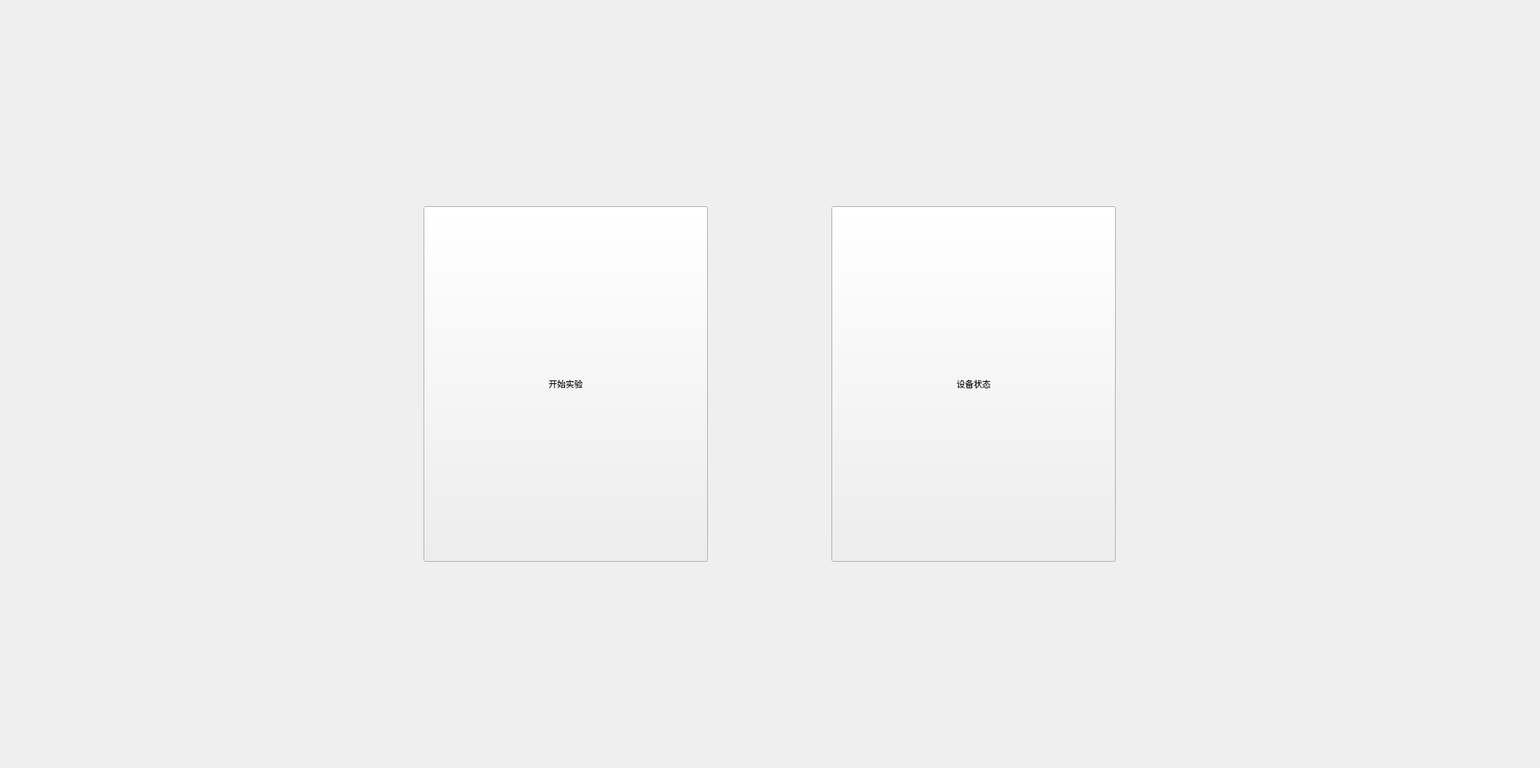
<?xml version="1.0" encoding="UTF-8"?>
<ui version="4.0">
 <class>MainWindow</class>
 <widget class="QMainWindow" name="MainWindow">
  <property name="geometry">
   <rect>
    <x>0</x>
    <y>0</y>
    <width>2167</width>
    <height>1080</height>
   </rect>
  </property>
  <property name="sizePolicy">
   <sizepolicy hsizetype="Fixed" vsizetype="Fixed">
    <horstretch>0</horstretch>
    <verstretch>0</verstretch>
   </sizepolicy>
  </property>
  <property name="minimumSize">
   <size>
    <width>1920</width>
    <height>1080</height>
   </size>
  </property>
  <property name="windowTitle">
   <string>NeuroStudent采集系统</string>
  </property>
  <widget class="QWidget" name="centralwidget">
   <layout class="QGridLayout" name="gridLayout">
    <item row="0" column="0">
     <layout class="QHBoxLayout" name="horizontalLayout">
      <item>
       <widget class="QPushButton" name="startExp">
        <property name="sizePolicy">
         <sizepolicy hsizetype="Fixed" vsizetype="Fixed">
          <horstretch>0</horstretch>
          <verstretch>0</verstretch>
         </sizepolicy>
        </property>
        <property name="minimumSize">
         <size>
          <width>400</width>
          <height>500</height>
         </size>
        </property>
        <property name="text">
         <string>开始实验</string>
        </property>
       </widget>
      </item>
      <item>
       <spacer name="horizontalSpacer">
        <property name="orientation">
         <enum>Qt::Horizontal</enum>
        </property>
        <property name="sizeType">
         <enum>QSizePolicy::Fixed</enum>
        </property>
        <property name="sizeHint" stdset="0">
         <size>
          <width>168</width>
          <height>20</height>
         </size>
        </property>
       </spacer>
      </item>
      <item>
       <widget class="QPushButton" name="deviceSta">
        <property name="sizePolicy">
         <sizepolicy hsizetype="Fixed" vsizetype="Fixed">
          <horstretch>0</horstretch>
          <verstretch>0</verstretch>
         </sizepolicy>
        </property>
        <property name="minimumSize">
         <size>
          <width>400</width>
          <height>500</height>
         </size>
        </property>
        <property name="sizeIncrement">
         <size>
          <width>500</width>
          <height>0</height>
         </size>
        </property>
        <property name="text">
         <string>设备状态</string>
        </property>
       </widget>
      </item>
     </layout>
    </item>
   </layout>
  </widget>
 </widget>
 <resources/>
 <connections/>
</ui>
